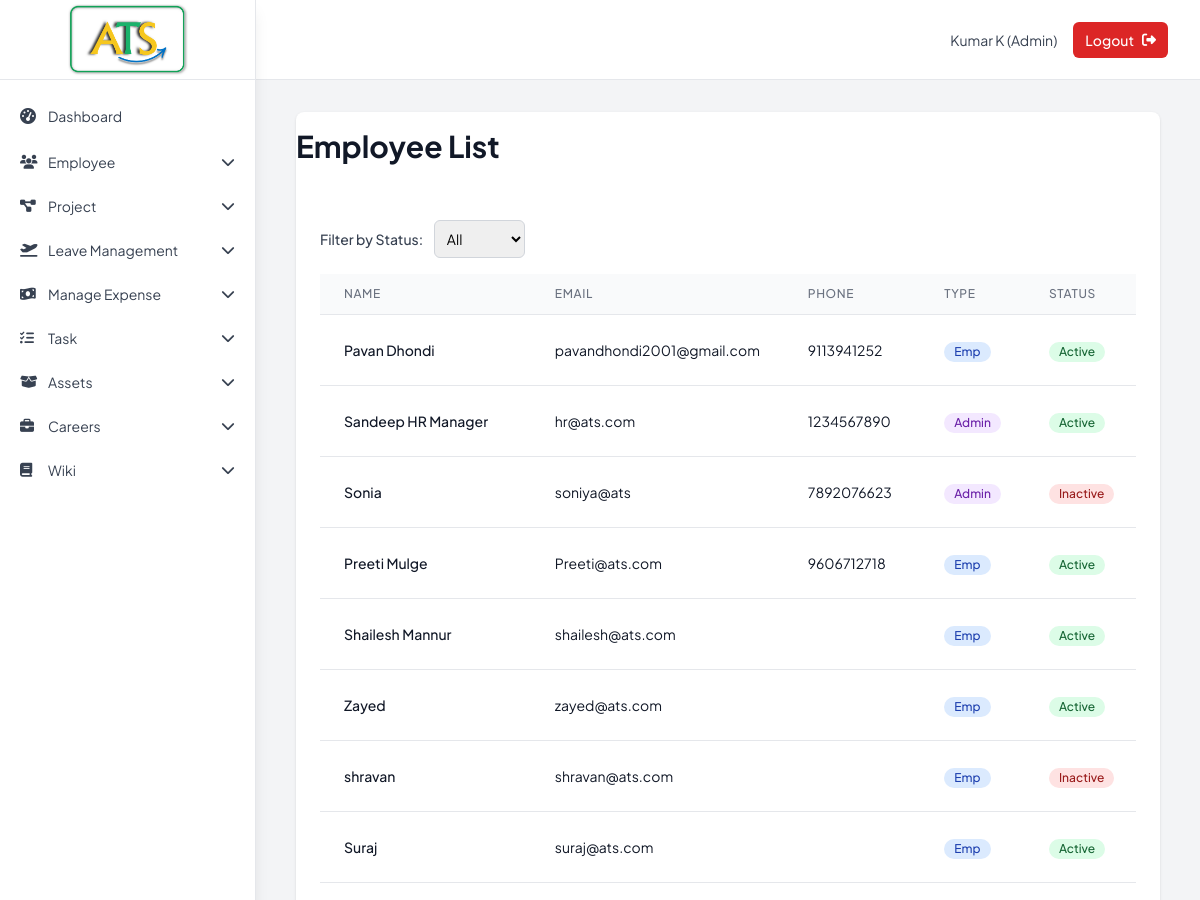
Before: /admin/view_employees (signed in, upper part) with the older database file.
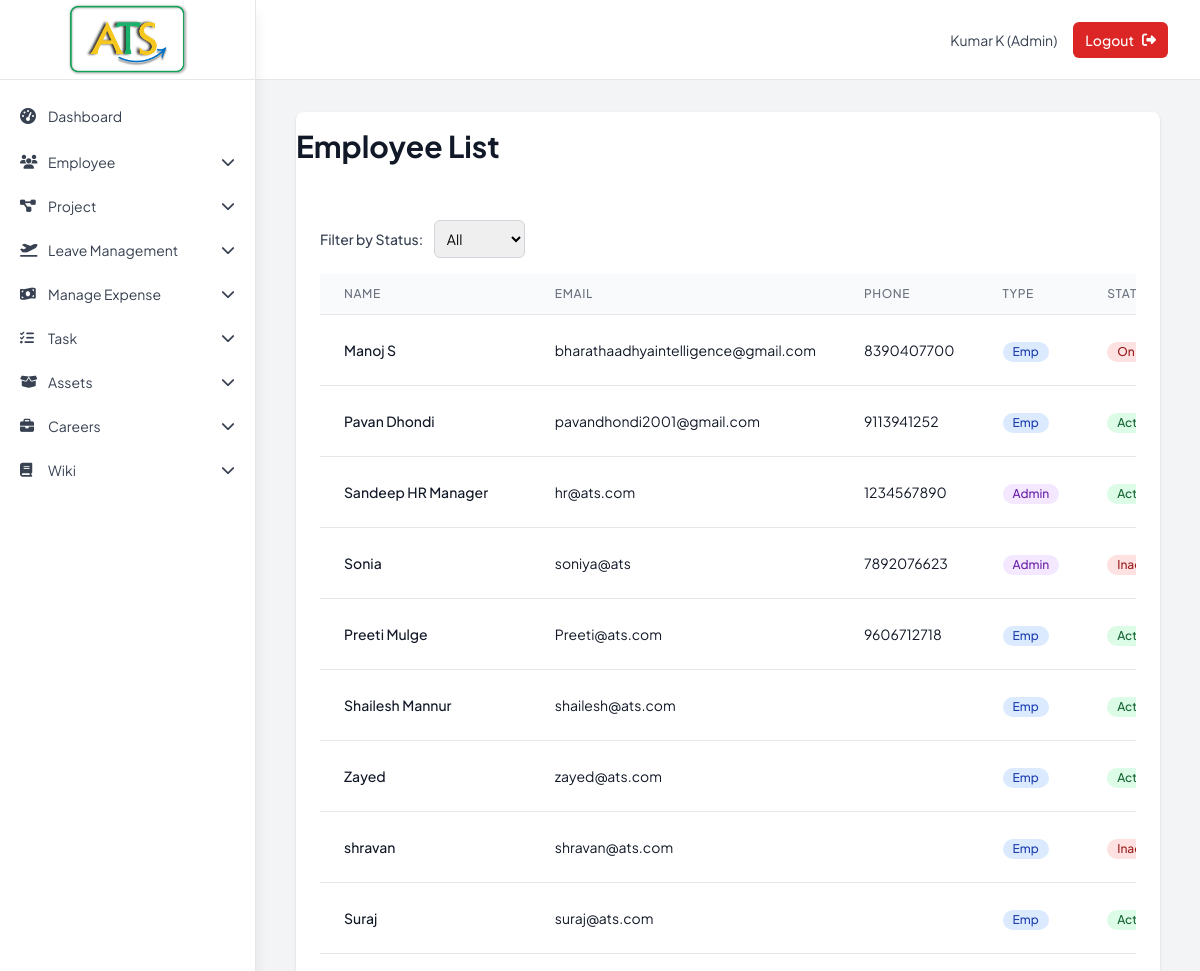
After: the same page with the newer database file.
### tables this page shows
CREATE TABLE tbl_employee (
                emp_id INTEGER PRIMARY KEY AUTOINCREMENT,
                first_name TEXT NOT NULL,
                last_name TEXT NOT NULL,
                gender TEXT NOT NULL,
                dob DATE NOT NULL,
                address TEXT NOT NULL,
                phone_no TEXT NOT NULL,
                email TEXT UNIQUE NOT NULL,
                password TEXT NOT NULL,
                status TEXT DEFAULT 'active',
                emp_type TEXT DEFAULT 'emp',
                inserted_date DATETIME DEFAULT CURRENT_TIMESTAMP
            , department TEXT);

### Backup_Code/app1.py (the view)
@app.route('/admin/view_employees')
def view_employees():
    if 'user_id' not in session or session['emp_type'] != 'admin':
        return redirect(url_for('login'))
    status_filter = request.args.get('status_filter', 'all')
    employees = db.get_employees(status_filter=status_filter)
    return render_template('view_employees.html', employees=employees, status_filter=status_filter)

### Backup_Code/database.py (called while the page is built)
    def get_connection(self):
        return sqlite3.connect(self.db_name)

    def get_employees(self, status_filter='all'):
        conn = self.get_connection()
        cursor = conn.cursor()
        query = '''
            SELECT emp_id, first_name, last_name, gender, dob, address, phone_no, email, status, emp_type, inserted_date, password
            FROM tbl_employee
        '''
        params = []
        if status_filter != 'all':
            query += ' WHERE status = ?'
            params.append(status_filter)
        query += ' ORDER BY inserted_date DESC'
        cursor.execute(query, params)
        employees = cursor.fetchall()
        conn.close()
        return employees

### Backup_Code/templates/view_employees.html (shortened to what this page needs)
{% extends "base.html" %}
{% block content %}
<div class="max-w-7xl mx-auto lg:px-2 max-md:w-[23rem]">
    <div class="bg-white shadow rounded-lg">
        <div class="mb-8">
            <h1 class="text-3xl font-bold text-gray-900  pt-4">Employee List</h1>
        </div>
        <div class="px-4 py-5 sm:p-6">
            <div class="mb-4">
                <form method="GET" action="{{ url_for('employees.view_employees') }}">
                    <label for="status_filter" class="mr-2 text-sm font-medium text-gray-700">Filter by Status:</label>
                    <select id="status_filter" name="status_filter" onchange="this.form.submit()"
                        class="border border-gray-300 rounded-md p-2 text-sm focus:outline-none focus:ring-2 focus:ring-blue-500">
                        <option value="all" {% if status_filter=='all' %}selected{% endif %}>All</option>
                    </select>
                </form>
            </div>
            <div class="overflow-x-auto">
                <table class="min-w-full divide-y divide-gray-200">
                    <thead class="bg-gray-50">
                        <tr>
                            <th class="px-6 py-3 text-left text-xs font-medium text-gray-500 uppercase tracking-wider">
                                Name</th>
                            <th class="px-6 py-3 text-left text-xs font-medium text-gray-500 uppercase tracking-wider">
                                Email</th>
                            <th class="px-6 py-3 text-left text-xs font-medium text-gray-500 uppercase tracking-wider">
                                Phone</th>
                            <th class="px-6 py-3 text-left text-xs font-medium text-gray-500 uppercase tracking-wider">
                                Type</th>
                            <th class="px-6 py-3 text-left text-xs font-medium text-gray-500 uppercase tracking-wider">
                                Status</th>
                        </tr>
                    </thead>
                    <tbody class="bg-white divide-y divide-gray-200">
                        {% for employee in employees %}
                        <tr>
                            <td class="px-6 py-4 whitespace-nowrap">
                                <div class="text-sm font-medium text-gray-900">{{ employee[1] }} {{ employee[2] }}</div>
                            </td>
                            <td class="px-6 py-4 whitespace-nowrap">
                                <div class="text-sm text-gray-900">{{ employee[7] }}</div>
                            </td>
                            <td class="px-6 py-4 whitespace-nowrap">
                                <div class="text-sm text-gray-900">{{ employee[6] }}</div>
                            </td>
                            <td class="px-6 py-4 whitespace-nowrap">
                                <span class="inline-flex items-center px-2.5 py-0.5 rounded-full text-xs font-medium
                                    {% if employee[9] == 'admin' %}bg-purple-100 text-purple-800
                                    {% else %}bg-blue-100 text-blue-800{% endif %}">
                                    {{ employee[9].title() }}
                                </span>
                            </td>
                            <td class="px-6 py-4 whitespace-nowrap">
                                <span class="inline-flex items-center px-2.5 py-0.5 rounded-full text-xs font-medium
                                    {% if employee[8] == 'active' %}bg-green-100 text-green-800
                                    {% else %}bg-red-100 text-red-800{% endif %}">
                                    {{ employee[8].title() }}
                                </span>
                            </td>
            </div>
            </tr>
            {% endfor %}
{% endblock %}

### Backup_Code/templates/base.html (shortened to what this page needs)
<!DOCTYPE html>
<html lang="en">
<head>
    <link href="https://cdn.jsdelivr.net/npm/tailwindcss@2.2.19/dist/tailwind.min.css" rel="stylesheet">
    <link href="https://cdnjs.cloudflare.com/ajax/libs/font-awesome/5.15.4/css/all.min.css" rel="stylesheet">
    <script src="https://cdn.tailwindcss.com"></script>
    <link rel="stylesheet" href="https://cdnjs.cloudflare.com/ajax/libs/font-awesome/6.7.2/css/all.min.css"
 />
    <link href="https://cdn.quilljs.com/1.3.6/quill.snow.css" rel="stylesheet">
</head>
<body class="bg-gray-100 antialiased">
    {% if session.user_id and request.endpoint not in ['auth.login'] %}
    {% set SIDEBAR_W = '64' if session.emp_type == 'admin' else '56' %}
    {% set emg_missing = session.get('emg_missing') %}
    {% set employee_active = request.endpoint in ['employees.add_employee','employees.view_employees'] %}
    {% set project_active = request.endpoint in ['projects.add_project','projects.view_projects'] %}
    {% set leave_active = request.endpoint in ['leave.admin_leave_types',
    'leave.admin_leave_requests',
    'leave.admin_leave_summary', 'leave.holidays'] %}
    {% set expense_active = request.endpoint in ['expenses.admin_expense_types','expenses.expense',
    'expenses.existing_expenses', 'expenses.admin_sub_expense_types', 'expenses.travel_policy'] %}
    {% set task_active = request.endpoint in ['tasks.add_task','tasks.view_tasks'] %}
    {% set asset_active = request.endpoint in
    ['assets.add_asset','assets.view_assets','assets.manage_allocation','assets.asset_history'] %}
    {% set careers_active = request.endpoint in ['careers.add_job', 'careers.view_jobs', 'careers.employee_careers'] %}
    {% set wiki_active = request.endpoint in
    ['wiki.admin_wiki_categories','wiki.add_wiki','wiki.view_wikis','wiki.edit_wiki'] %}
    {% set admin_dashboard_active = request.endpoint == 'tasks.admin_dashboard' %}
    {% set employee_dashboard_active = request.endpoint == 'tasks.employee_dashboard' %}
    {% set admin_wiki_views_active = request.endpoint == 'wiki.admin_wiki_views' %}
    {% set employee_wiki_list_active = request.endpoint == 'wiki.employee_wiki_list' %}
    {% set add_wiki_active = request.endpoint == 'wiki.add_wiki' %}
    {% set view_wikis_active = request.endpoint == 'wiki.view_wikis' %}
    {% set employee_assets_active = request.endpoint in ['assets.employee_assets'] %}
    <aside id="sidebar" class="hidden md:block fixed top-0 left-0 h-screen w-{{ SIDEBAR_W }} bg-white shadow-lg z-40">
        <div class="flex flex-col h-full">
            <div class="flex items-center justify-center h-20 border-b border-r">
                <a href="/">
                    <img src="{{ url_for('static', filename='images/ATS.png') }}" alt="Logo"
                        class="h-[4.5rem] w-auto object-contain">
                </a>
            </div>
            <nav class="flex-1 overflow-y-auto py-4 space-y-2 text-sm border-r">
                {% macro navlink(label, icon, endpoint) -%}
                {% set active = request.endpoint == endpoint %}
                <a href="{{ url_for(endpoint) }}" class="flex items-center px-5 py-2 rounded-md transition
                              {{ 'bg-blue-100 text-green-600 font-medium' if active
                                 else 'text-gray-700 hover:bg-gray-100' }}">
                    <i class="{{ icon }} w-4 mr-3 text-base"></i> {{ label }}
                </a>
                {%- endmacro %}
                {{ navlink('Dashboard','fas fa-tachometer-alt',
                session.emp_type=='admin' and 'tasks.admin_dashboard'
                or 'tasks.employee_dashboard') }}
                {% if session.emp_type == 'admin' %}
                <details class="group" {{ 'open' if employee_active else '' }}>
                    <summary class="flex items-center px-5 py-2 cursor-pointer rounded-md
                                        {{ 'bg-blue-100 text-green-600 font-medium' if employee_active
                                           else 'text-gray-700 hover:bg-gray-100' }}">
                        <i class="fas fa-users w-4 mr-3"></i> Employee
                        <i class="fas fa-chevron-down ml-auto transform transition group-open:rotate-180"></i>
                    </summary>
                </details>
                <details class="group" {{ 'open' if project_active else '' }}>
                    <summary class="flex items-center px-5 py-2 cursor-pointer rounded-md
                                        {{ 'bg-blue-100 text-green-600 font-medium' if project_active
                                           else 'text-gray-700 hover:bg-gray-100' }}">
                        <i class="fas fa-project-diagram w-4 mr-3"></i> Project
                        <i class="fas fa-chevron-down ml-auto transform transition group-open:rotate-180"></i>
                    </summary>
                </details>
                <details class="group" {{ 'open' if leave_active else '' }}>
                    <summary class="flex items-center px-5 py-2 cursor-pointer rounded-md
                                        {{ 'bg-blue-100 text-green-600 font-medium' if leave_active
                                           else 'text-gray-700 hover:bg-gray-100' }}">
                        <i class="fas fa-plane-departure w-4 mr-3"></i> Leave Management
                        <i class="fas fa-chevron-down ml-auto transform transition group-open:rotate-180"></i>
                    </summary>
                </details>
                <details class="group" {{ 'open' if expense_active else '' }}>
                    <summary class="flex items-center px-5 py-2 cursor-pointer rounded-md
                                        {{ 'bg-blue-100 text-green-600 font-medium' if expense_active
                                           else 'text-gray-700 hover:bg-gray-100' }}">
                        <i class="fas fa-money-bill-wave w-4 mr-3"></i> Manage Expense
                        <i class="fas fa-chevron-down ml-auto transform transition group-open:rotate-180"></i>
                    </summary>
                </details>
                <details class="group" {{ 'open' if task_active else '' }}>
                    <summary class="flex items-center px-5 py-2 cursor-pointer rounded-md
                                        {{ 'bg-blue-100 text-green-600 font-medium' if task_active
                                           else 'text-gray-700 hover:bg-gray-100' }}">
                        <i class="fas fa-tasks w-4 mr-3"></i> Task
                        <i class="fas fa-chevron-down ml-auto transform transition group-open:rotate-180"></i>
                    </summary>
                </details>
                <details class="group" {{ 'open' if request.endpoint in
                    ['assets.add_asset','assets.view_assets', 'assets.manage_allocation' , 'assets.asset_history' ]
                    else '' }}>
                    <summary class="flex items-center px-5 py-2 cursor-pointer rounded-md
                                        {{ 'bg-blue-100 text-green-600 font-medium' if request.endpoint in ['assets.add_asset','assets.view_assets', 'assets.manage_allocation', 'assets.asset_history']
                                        else 'text-gray-700 hover:bg-gray-100' }}">
                        <i class="fas fa-box-open w-4 mr-3"></i> Assets
                        <i class="fas fa-chevron-down ml-auto transform transition group-open:rotate-180"></i>
                    </summary>
                </details>
                <details class="group" {{ 'open' if request.endpoint in ['careers.add_job', 'careers.view_jobs'
                    , 'careers.employee_careers' ] else '' }}>
                    <summary class="flex items-center px-5 py-2 cursor-pointer rounded-md
                                        {{ 'bg-blue-100 text-green-600 font-medium' if request.endpoint in ['careers.add_job', 'careers.view_jobs', 'careers.employee_careers']
                                        else 'text-gray-700 hover:bg-gray-100' }}">
                        <i class="fas fa-briefcase w-4 mr-3"></i> Careers
                        <i class="fas fa-chevron-down ml-auto transform transition group-open:rotate-180"></i>
                    </summary>
                </details>
                <details class="group" {{ 'open' if request.endpoint in
                    ['wiki.admin_wiki_categories','wiki.add_wiki','wiki.view_wikis','wiki.edit_wiki', 'wiki.admin_wiki_views'
                    ] else '' }}>
                    <summary
                        class="flex items-center px-5 py-2 cursor-pointer rounded-md
                                        {{ 'bg-blue-100 text-green-600 font-medium' if request.endpoint in ['wiki.admin_wiki_categories','wiki.add_wiki','wiki.view_wikis','wiki.edit_wiki', 'wiki.admin_wiki_views'] else 'text-gray-700 hover:bg-gray-100' }}">
                        <i class="fas fa-book w-4 mr-3"></i> Wiki
                        <i class="fas fa-chevron-down ml-auto transform transition group-open:rotate-180"></i>
                    </summary>
                </details>
                {% endif %}
            </nav>
        </div>
    </aside>
    <nav class="bg-white border-b sticky top-0 z-30
                md:ml-{{ SIDEBAR_W }} flex items-center h-[5rem] px-4 sm:px-8">
        <div class="ml-auto flex items-center space-x-4">
            <span class="hidden sm:block text-sm text-gray-700">
                {{ session.first_name }} {{ session.last_name }} ({{ session.emp_type.title() }})
            </span>
            <button id="logoutButton" class="flex items-center gap-2 px-3 py-2 rounded-md bg-red-600 hover:bg-red-700
                           text-white text-sm font-medium focus:outline-none">
                <span class="hidden sm:inline">Logout</span>
                <i class="fas fa-sign-out-alt text-sm"></i>
            </button>
        </div>
    </nav>
    {% endif %}
    <div class="{% if session.user_id %}md:ml-{{ SIDEBAR_W }}{% endif %}">
        <main class="py-8 px-4 sm:px-6 lg:px-8 max-w-7xl mx-auto">
            {% block content %}{% endblock %}
</body>
</html>

### Backup_Code/templates/base.html (style rules this page uses)
html { scroll-behavior: smooth }
body { font-family: "Plus Jakarta Sans", sans-serif }

Changed rows visible on the page:
added tbl_employee: first_name "Manoj", last_name "S", email "bharathaadhyaintelligence@gmail.com", phone_no "8390407700", emp_type "Emp", status "On…"
